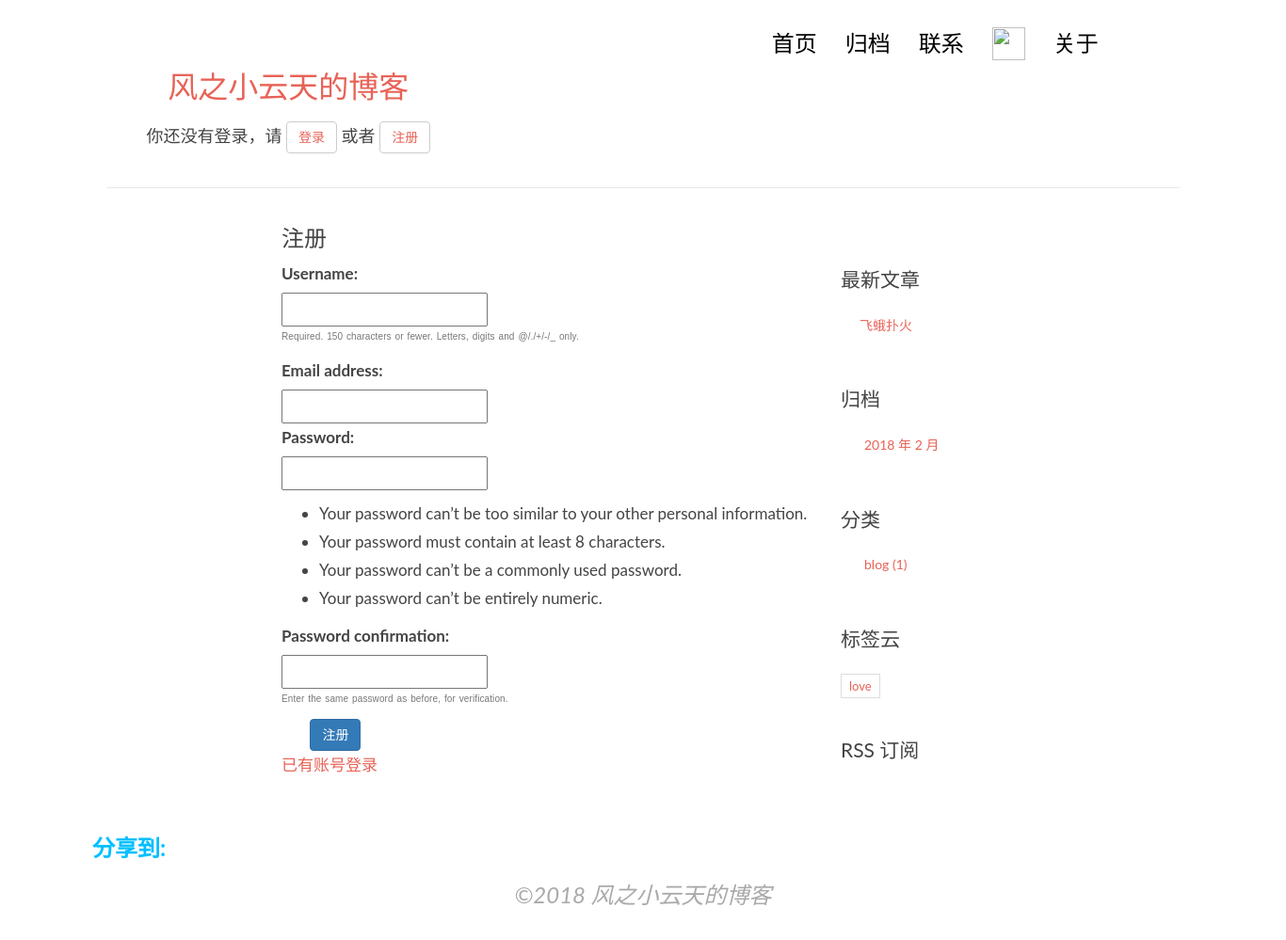
The app's page /users/register/, older data.
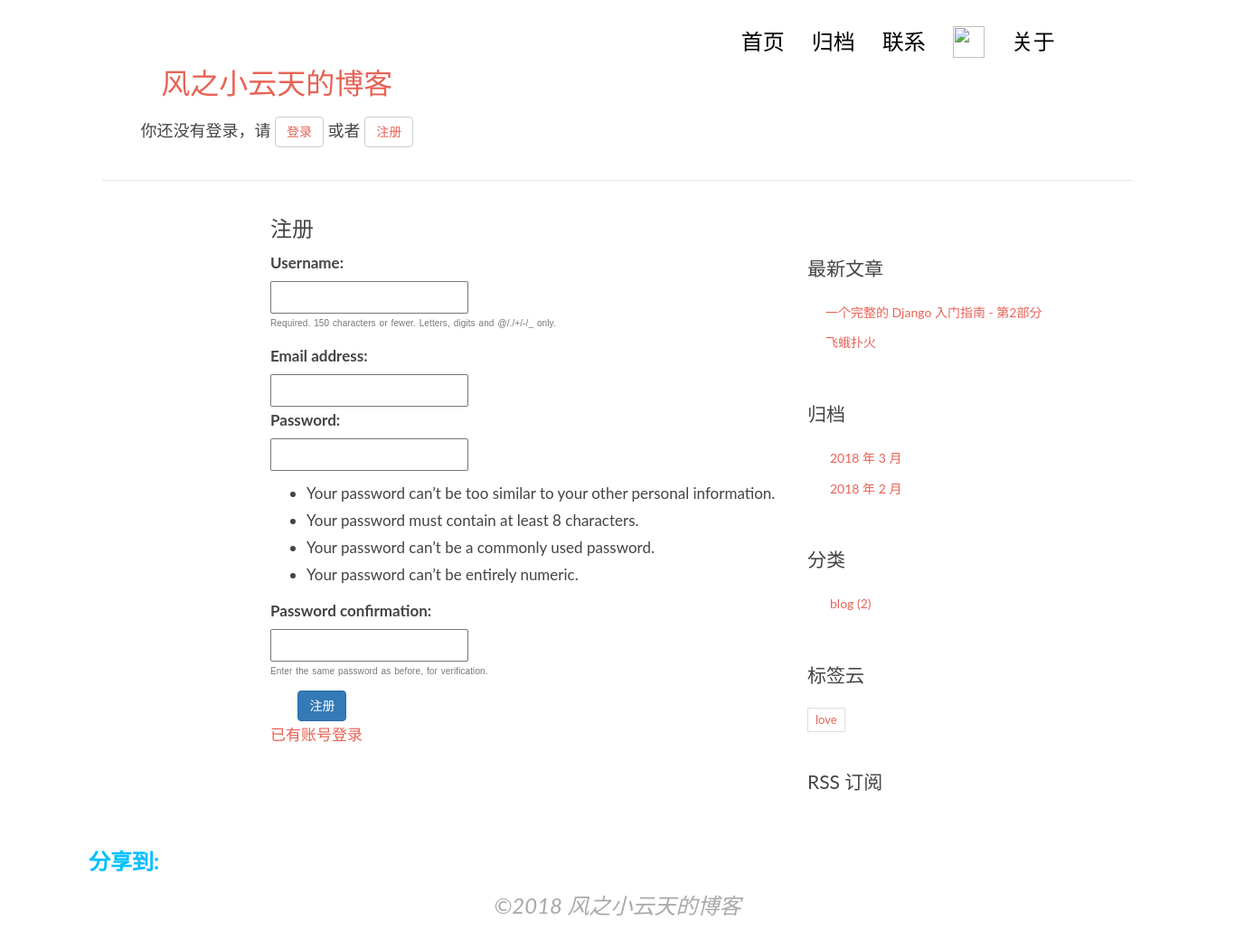
The same page, newer data.
### blog/models.py (models this page shows, shortened)
class Post(models.Model):
    title = models.CharField(max_length=70)
    body = models.TextField()
    created_time = models.DateTimeField()
    modified_time = models.DateTimeField()
    excerpt = models.CharField(max_length=200, blank=True)
    category = models.ForeignKey(Category)
    tags = models.ManyToManyField(Tag, blank=True)
    author = models.ForeignKey(settings.AUTH_USER_MODEL)
    views = models.PositiveIntegerField(default=0)
    def get_absolute_url(self):
        return reverse('blog:detail',kwargs={'pk' : self.pk})
    class Meta:
        ordering = ['-created_time']

class Category(models.Model):
    name = models.CharField(max_length=100)

class Tag(models.Model):
    name = models.CharField(max_length=100)

### users/views.py (the view)
# urls.py: url(r'register/$',views.register,name='register'),
def register(request):
    redirect_to = request.POST.get('next',request.GET.get('next',''))
    if request.method == 'POST':
        form = RegisterForm(request.POST)
        if form.is_valid():
            form.save()
            if redirect_to:
                return redirect(redirect_to)
            else:
                return redirect('/')
    else:
        form = RegisterForm()
    return render(request,'users/register.html',context={'form' : form,'next':redirect_to})

### users/forms.py
class RegisterForm(UserCreationForm):
    class Meta(UserCreationForm.Meta):
        model = User
        fields = ("username", "email")

### blog/templatetags/blog_tags.py (called while the page is built)
@register.simple_tag
def get_recent_posts(num=5):
    return Post.objects.all().order_by('-created_time')[:num]

@register.simple_tag
def archives():
    return Post.objects.dates('created_time','month','DESC')

@register.simple_tag
def get_categories():
    return Category.objects.annotate(num_posts = Count('post')).filter(num_posts__gt = 0)

@register.simple_tag
def get_tags():
    return Tag.objects.annotate(num_posts = Count('post')).filter(num_posts__gt = 0)

### templates/users/register.html (shortened to what this page needs)
{% extends "base.html" %}
{% block main %}
    <div class="flex-center">
        <div class="container">
            <div class="flex-center" style="line-height: 30px">
                <div class="unit-1-2 unit-1-on-mobile" style="font-size: 17px;position:relative;left:15%;right:0;top:0;bottom:0;margin:auto;">
                    <h3>注册</h3>
                    <form class="form" action="{% url 'users:register' %}" method="post">
                        {% for field in form %}
                            {{ field.label_tag }}
                            <br>
                            {{ field }}
                            <br>
                            {% if field.help_text %}
                                <p class="help text-large text-muted">{{ field.help_text|safe }}</p>
                            {% endif %}
                        {% endfor %}
                        &nbsp;&nbsp;&nbsp;&nbsp;&nbsp;&nbsp;&nbsp;<button type="submit"  class="btn btn-primary ">注册</button>
                    </form>
                    <div class="flex-center top-gap text-small">
                        <a href="{% url 'login' %}">已有账号登录</a>
                    </div>
                </div>
            </div>
        </div>
    </div>
{% endblock main %}

### templates/base.html (shortened to what the changed rows need)
{% load staticfiles %}
{% load blog_tags %}
<!DOCTYPE html>
<html>
<head>
    <link rel="stylesheet" href="http://code.ionicframework.com/ionicons/2.0.1/css/ionicons.min.css">
    <link rel="stylesheet" href="{% static 'blog/css/bootstrap.min.css' %}">
    <link rel="stylesheet" href="{% static 'blog/css/pace.css' %}">
    <link rel="stylesheet" href="{% static 'blog/css/custom.css' %}">
    <link rel="stylesheet" href="{% static 'blog/css/highlights/zenburn.css' %}">
    <link rel="stylesheet" href="{% static 'blog/css/zzsc.css' %}"  type="text/css" />
</head>
<body>
<div class="container">
    <header id="site-header">
        <div class="row">
            <div class="col-md-4 col-sm-5 col-xs-8">
                <div class="logo">
                    <h1 ><a style="font-size: xx-large;color: #e86256;" href="{% url 'blog:index' %}">风之小云天的博客</a></h1>
                    <br>
                </div>
            </div>
        </div>
    </header>
</div>
<div class="content-body">
    <div class="container">
        <div class="row">
            <main class="col-md-8">
                {% block main %}
                {% endblock main %}
            </main>
            <aside class="col-md-4">
                <div class="widget widget-recent-posts">
                    {% get_recent_posts as recent_post_list %}
                    <ul>
                        {% for post in recent_post_list %}
                            <li>
                                <a href="{{ post.get_absolute_url }}">{{ post.title }}</a>
                            </li>
                        {% empty %}
                            暂无文章
                        {% endfor %}
                    </ul>
                </div>
                <div class="widget widget-archives">
                    {% archives as date_list %}
                    <ul>
                        {% for date in date_list %}
                            <li>
                                <a href="{% url 'blog:archives' date.year date.month %}">{{ date.year }} 年 {{ date.month }} 月</a>
                            </li>
                        {% empty %}
                            暂无归档!
                        {% endfor %}
                    </ul>
                </div>
                <div class="widget widget-category">
                    {% get_categories as category_list %}
                    <ul>
                        {% for category in category_list %}
                            <li>
                                <a href="{% url 'blog:category' category.pk %}">{{ category.name }} <span class="post-count">({{ category.num_posts }})</span></a>
                            </li>
                        {% empty %}
                            暂无分类
                        {% endfor %}
                    </ul>
                </div>
                <div class="widget widget-tag-cloud">
                    {% get_tags as tag_list %}
                    <ul>
                        {% for tag in tag_list %}
                            <li>
                                <a href="{% url 'blog:tag' tag.pk %}">{{ tag.name }}</a>
                            </li>
                        {% empty %}
                            暂无标签
                        {% endfor %}
                    </ul>
                </div>
            </aside>
        </div>
    </div>
</div>
</body>
</html>

Row changes from the older to the newer data that the page shows:
added Post: title "一个完整的 Django 入门指南 - 第2部分"
computed for Category "blog": num_posts "1" → "2"
Text that changed along with them:
new list line: "2018 年 3 月"
